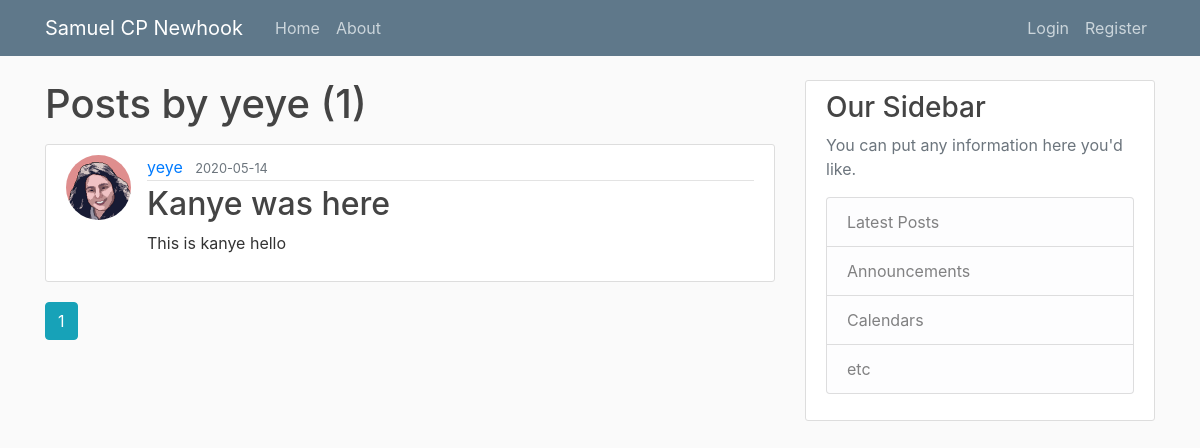
The app's page /user/yeye with its own data.
### samnewhook/models.py (models this page shows, shortened)
class User(db.Model, UserMixin):
    id = db.Column(db.Integer, primary_key=True)
    username = db.Column(db.String(20), unique=True, nullable=False)
    email = db.Column(db.String(120), unique=True, nullable=False)
    image_file = db.Column(db.String(20), nullable=False, default='default.jpg')
    password = db.Column(db.String(60), nullable=False)
    posts = db.relationship('Post', backref='author', lazy=True)

class Post(db.Model):
    id = db.Column(db.Integer, primary_key=True)
    title = db.Column(db.String(100), nullable=False)
    date_posted = db.Column(db.DateTime, nullable=False, default=datetime.utcnow)
    content = db.Column(db.Text, nullable=False)
    user_id = db.Column(db.Integer, db.ForeignKey('user.id'), nullable=False)

### samnewhook/routes.py (the view)
@app.route("/user/<string:username>")
def user_posts(username):
    page = request.args.get('page', 1, type=int)
    user = User.query.filter_by(username=username).first_or_404()
    posts = Post.query.filter_by(author=user) \
        .order_by(Post.date_posted.desc()) \
        .paginate(page=page, per_page=5)
    return render_template('user_posts.html', posts=posts, user=user)

### samnewhook/templates/user_posts.html
{% extends "layout.html" %}
{% block content %}
<h1 class="mb-3">Posts by {{ user.username }} ({{ posts.total }})</h1>
{% for post in posts.items %}
<article class="media content-section">
  <img class="rounded-circle article-img" src="{{ url_for('static', filename='profile_pics/' + post.author.image_file)}}">
  <div class="media-body">
    <div class="article-metadata">
      <a class="mr-2" href="#">{{ post.author.username }}</a>
      <small class="text-muted">{{ post.date_posted.strftime('%Y-%m-%d') }}</small>
    </div>
    <h2><a class="article-title" href="{{ url_for('post', post_id=post.id) }}">{{ post.title }}</a></h2>
    <p class="article-content">{{ post.content }}</p>
  </div>
</article>
{% endfor %}
    {% for page_num in posts.iter_pages(left_edge=1, right_edge=1, left_current=1, right_current=2) %}
        {% if page_num %}
            {% if posts.page == page_num %}
                <a class="btn btn-info mb-4" href="{{ url_for('user_posts', username=user.username, page=page_num) }}">{{ page_num }}</a>
            {% else%}
                <a class="btn btn-outline-info mb-4" href="{{ url_for('user_posts', user=user.username, page=page_num) }}">{{ page_num }}</a>
            {% endif %}
        {% else%}
            ...
        {% endif %}
    {% endfor %}
{% endblock content%}

### samnewhook/static/main.css (style rules this page uses)
body { background: #fafafa; color: #333333; margin-top: 5rem; }
h1, h2, h3, h4, h5, h6 { color: #444444; }
.content-section { background: #ffffff; padding: 10px 20px; border: 1px solid #dddddd; border-radius: 3px; margin-bottom: 20px; }
.article-title { color: #444444; }
.article-content { white-space: pre-line; }
.article-img { height: 65px; width: 65px; margin-right: 16px; }
.article-metadata { padding-bottom: 1px; margin-bottom: 4px; border-bottom: 1px solid #e3e3e3 }

### records on screen
User: username "yeye"
Post: image_file (picture), author.username "yeye", date_posted "2020-05-14", title "Kanye was here", content "This is kanye hello"

### other values on screen
{{ posts.total }} "1"
{{ page_num }} "1"
